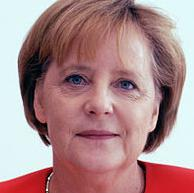
#> input picture devimages/1.jpg, 194 x 193 px, given in place of face.mp4, which was not available
$ jupyter execute color_mag.ipynb   (shell and % lines are left out)   (older library calls are emulated)   (text cells are left out)
#> lines starting #> are read from the running program, lines starting #| are printed output that depends on the picture; pictures that were not available may be replaced by others from this repository, and a replacement may not be noted
[cell 1]
import os
from glob import glob
import numpy as np
import cv2
import matplotlib.pyplot as plt

[cell 2]
DATA_PATH = r"./" # add your data path here

[cell 3]
VIDEO_NAME = "face.mp4"

VIDEO_PATH = os.path.join(DATA_PATH, VIDEO_NAME)

os.path.exists(VIDEO_PATH)

[cell 4]
# video magnification factor
ALPHA = 50.0

# Gaussian Pyramid Level of which to apply magnfication
LEVEL = 4

# Temporal Filter parameters
f_lo = 50/60
f_hi = 60/60

# OPTIONAL: override fs
MANUAL_FS = None
VIDEO_FS = None

# video frame scale factor
SCALE_FACTOR = 1.0

[cell 5]
## Color spaces
def rgb2yiq(rgb):
    """ Converts an RGB image to YIQ using FCC NTSC format.
        This is a numpy version of the colorsys implementation
        https://github.com/python/cpython/blob/main/Lib/colorsys.py
        Inputs:
            rgb - (N,M,3) rgb image
        Outputs
            yiq - (N,M,3) YIQ image
        """
    # compute Luma Channel
    y = rgb @ np.array([[0.30], [0.59], [0.11]])

    # subtract y channel from red and blue channels
    rby = rgb[:, :, (0,2)] - y

    i = np.sum(rby * np.array([[[0.74, -0.27]]]), axis=-1)
    q = np.sum(rby * np.array([[[0.48, 0.41]]]), axis=-1)

    yiq = np.dstack((y.squeeze(), i, q))

    return yiq


def bgr2yiq(bgr):
    """ Coverts a BGR image to float32 YIQ """
    # get normalized YIQ frame
    rgb = np.float32(cv2.cvtColor(bgr, cv2.COLOR_BGR2RGB))
    yiq = rgb2yiq(rgb)

    return yiq


def yiq2rgb(yiq):
    """ Converts a YIQ image to RGB.
        Inputs:
            yiq - (N,M,3) YIQ image
        Outputs:
            rgb - (N,M,3) rgb image
        """
    r = yiq @ np.array([1.0, 0.9468822170900693, 0.6235565819861433])
    g = yiq @ np.array([1.0, -0.27478764629897834, -0.6356910791873801])
    b = yiq @ np.array([1.0, -1.1085450346420322, 1.7090069284064666])
    rgb = np.clip(np.dstack((r, g, b)), 0, 1)
    return rgb


inv_colorspace = lambda x: cv2.normalize(
    yiq2rgb(x), None, 0, 255, cv2.NORM_MINMAX, cv2.CV_8UC3)

[cell 6]
frames = [] # frames for processing
cap = cv2.VideoCapture(VIDEO_PATH)

# video sampling rate
fs = cap.get(cv2.CAP_PROP_FPS)

idx = 0

while(cap.isOpened()):
    ret, frame = cap.read()
#> frame is the input picture: shape (193, 194, 3); mean B, G, R 138.9, 137.2, 172.2
    # if frame is read correctly ret is True
    if not ret:
        break

    if idx == 0:
        og_h, og_w, _ = frame.shape
#> og_h = 193; og_w = 194
        w = int(og_w*SCALE_FACTOR)
#> w = 194
        h = int(og_h*SCALE_FACTOR)
#> h = 193

    # convert normalized uint8 BGR to the desired color space
    # frame = cv2.cvtColor(frame, cv2.COLOR_BGR2RGB)
    frame = bgr2yiq(np.float32(frame/255))
#> in rgb2yiq, `y = rgb @ np.array([[0.30], [0.59], [0.11]])`:
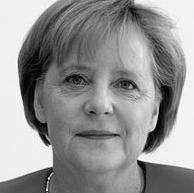
#> y: shape (193, 194, 1) float64; min 0.000863, max 0.999, mean 0.58
#> in rgb2yiq, `i = np.sum(rby * np.array([[[0.74, -0.27]]]), axis=-1)`:
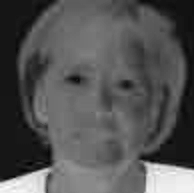
#> i: shape (193, 194) float64; min -0.0978, max 0.437, mean 0.0801; drawn with min black and max white
#> in rgb2yiq, `q = np.sum(rby * np.array([[[0.48, 0.41]]]), axis=-1)`:
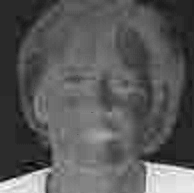
#> q: shape (193, 194) float64; min -0.0519, max 0.184, mean 0.0313; drawn with min black and max white
#> in rgb2yiq, `yiq = np.dstack((y.squeeze(), i, q))`:
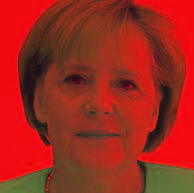
#> yiq: shape (193, 194, 3) float64; mean R, G, B 0.58, 0.0801, 0.0313; drawn with min black and max white

    # append resized frame
    frames.append(cv2.resize(frame, (w, h)))

    idx += 1


cap.release()
cv2.destroyAllWindows()
del cap

$ run again, on devimages/2.jpg
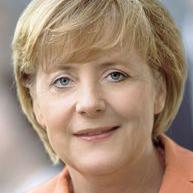
#> input picture devimages/2.jpg, 193 x 193 px, given in place of face.mp4, which was not available
#> frame is the input picture: shape (193, 193, 3); mean B, G, R 120, 139.7, 165.1
#> in rgb2yiq, `q = np.sum(rby * np.array([[[0.48, 0.41]]]), axis=-1)`:
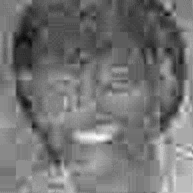
#> q: shape (193, 193) float64; min -0.0496, max 0.0531, mean -0.00278; drawn with min black and max white
#> in rgb2yiq, `yiq = np.dstack((y.squeeze(), i, q))`:
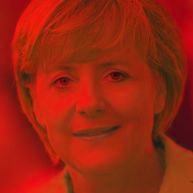
#> yiq: shape (193, 193, 3) float64; mean R, G, B 0.569, 0.0845, -0.00278; drawn with min black and max white
